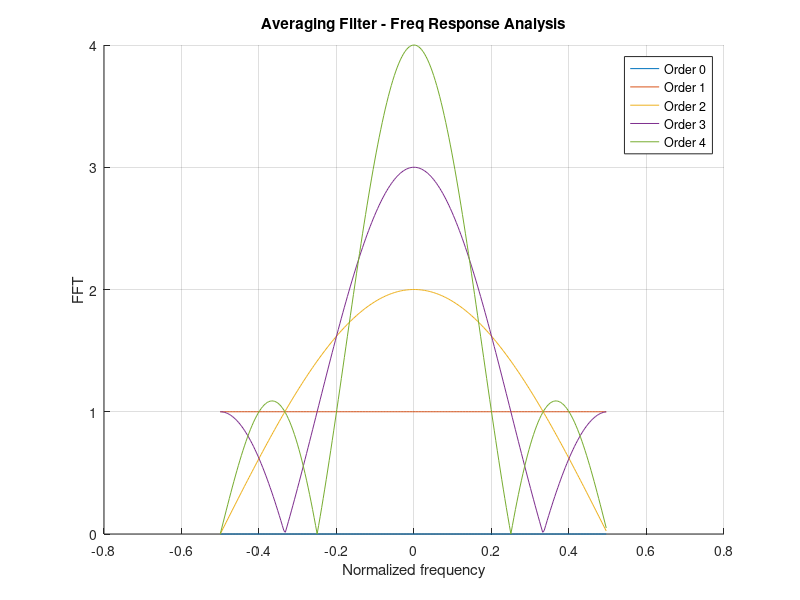
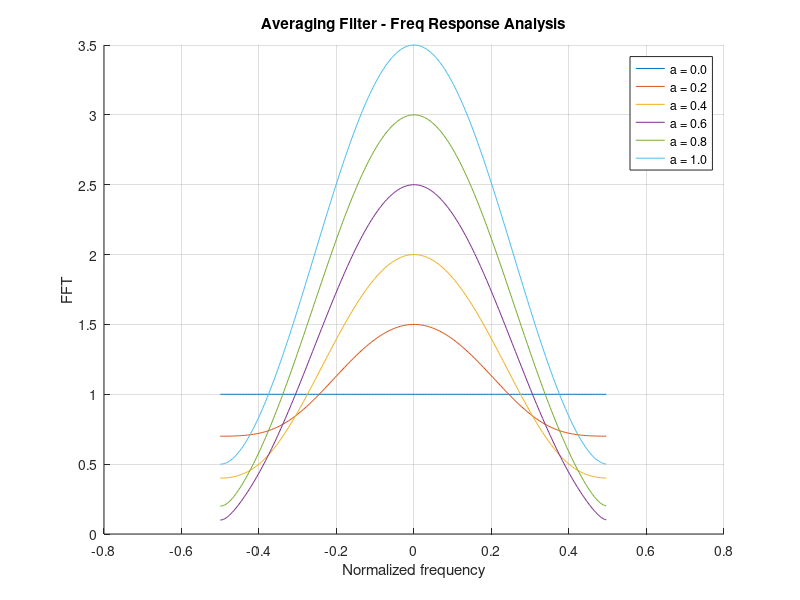
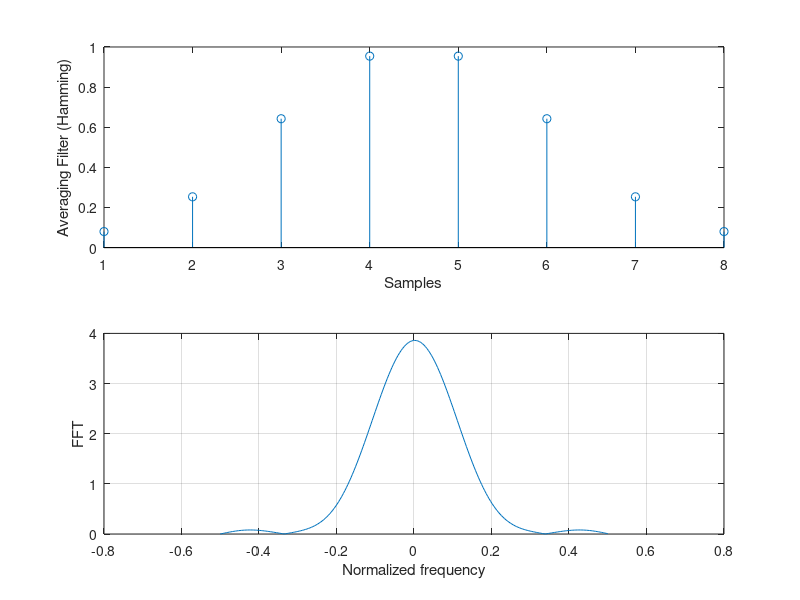

The MATLAB source for these figures, in order: (Note: this script raises an error after producing the figures.)
% test moyenne mobile
close all
clear
N=2^8;
f = (0:1/N:1-1/N)-1/2;
function [f,spectre] = tfFiltreLissage(order)
N=2^8;
f = (0:1/N:1-1/N)-1/2;
filter = zeros(size(f));
for i=0:order-1
    filter = filter + exp(-1i*2*pi*f*i);
end
spectre = filter;
end

%% Filtre moyenneur 
figure; 
hold on
maxOrder = 4;
minOrder = 0;

% Initialize a cell array to hold the legend labels
legendLabels = cell(maxOrder - minOrder + 1, 1);

for order = minOrder:maxOrder
    [f, filter] = tfFiltreLissage(order);
    plot(f, abs(filter));
    
    % Store the label for the current order
    legendLabels{order + 1} = sprintf('Order %d', order);
end

grid("on")
xlabel("Normalized frequency")
ylabel("FFT")
title("Averaging Filter - Freq Response Analysis")

% Add the legend with the labels
legend(legendLabels, 'Location', 'best');

figure; 
hold on

% Initialize a cell array to hold the legend labels
legendLabels = {};


% f = linspace(0, 1, 100); 

for a = 0:0.2:1
    wightedFilterTF = a/4 * exp(2 * 1i * pi * f * 2) + ...
                      a * exp(2 * 1i * pi * f) + ...
                      1 + ...
                      a * exp(2 * 1i * pi * f) + ...
                      a/4 * exp(2 * 1i * pi * f * 2);
    plot(f, abs(wightedFilterTF));  % Use abs() to plot the magnitude
    
    % Store the label for the current value of 'a'
    legendLabels{end + 1} = sprintf('a = %.1f', a);
end

grid("on")
xlabel("Normalized frequency")
ylabel("FFT")
title("Averaging Filter - Freq Response Analysis")

% Add the legend with the labels
legend(legendLabels, 'Location', 'best');

%% filtre moyenneur adaptable

% avgFilter = (1./(-1:0.25:1)).^8;
avgFilter = hamming(8);

avgFilter(ceil(end/2))=avgFilter(floor(end/2));
fftAvgFilter = fftshift(fft(avgFilter,256));

figure,
subplot(2,1,1)
stem(avgFilter)
xlabel("Samples")
ylabel("Averaging Filter (Hamming)")
subplot(2,1,2)
f= linspace(-1/2,1/2,length(fftAvgFilter));
plot(f,abs(fftAvgFilter))
ylabel("FFT")
grid("on")
xlabel("Normalized frequency")
sgtitle("Averaging Filter - Freq & Time Response Analysis")

%% Reverse synthesis:

fs = 512;
Nfft = 512;
f = linspace(-1/2,1/2,Nfft);

% target = [15, 200]/fs; % Hz
f0 = 25/fs;
f1 = 125/fs;

bpf = zeros(Nfft,1);

bpf(f<f1)=1;
bpf(f<f0)=0;
figure
subplot(2,1,1)
plot(f,bpf)
grid("on")
xlabel("Normalized frequency")
ylabel("FFT")
title("Averaging Filter - Freq Response Analysis")

subplot(2,1,2)
plot(abs(fftshift(ifft(bpf))))



%% Synthèse: sinc(t) -> porte(f)

theta = (f1-f0)*fs;
t = 0:1/1000:1-1/fs;
fc = (f0+f1)/2*fs;
k0=35;
h = theta * exp(2*1i*pi*fc*(t-k0/theta)).*sin(theta*pi*(t-k0/theta))./(theta*pi*(t-k0/theta));

figure
subplot(2,1,1)
plot(t,abs(h))
xlabel("t")
ylabel("Synthesized filter")
Nfft = 1024;
spectre = abs(fftshift(fft(h,Nfft)));
subplot(2,1,2)
hold on
plot(linspace(-1/2,1/2,Nfft),spectre)
plot([f0 f1],[0 0],'or')


